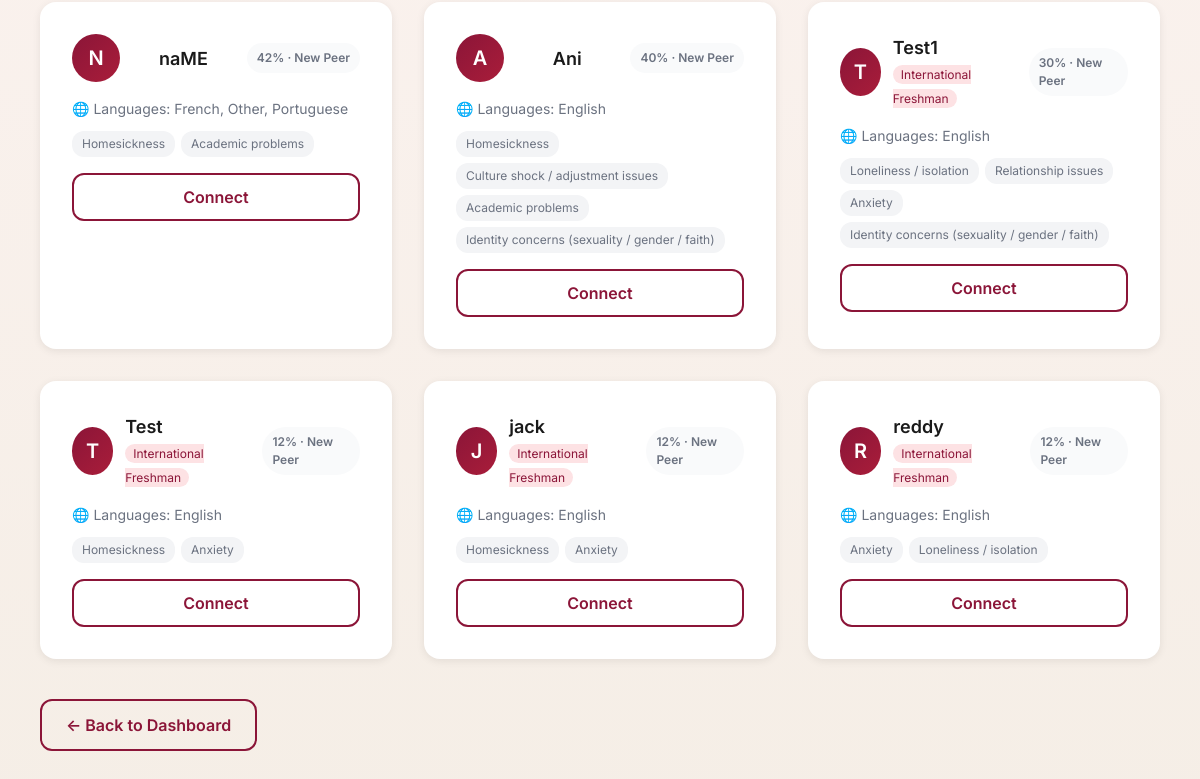
Page /people (signed in, lower part) on the earlier database version.
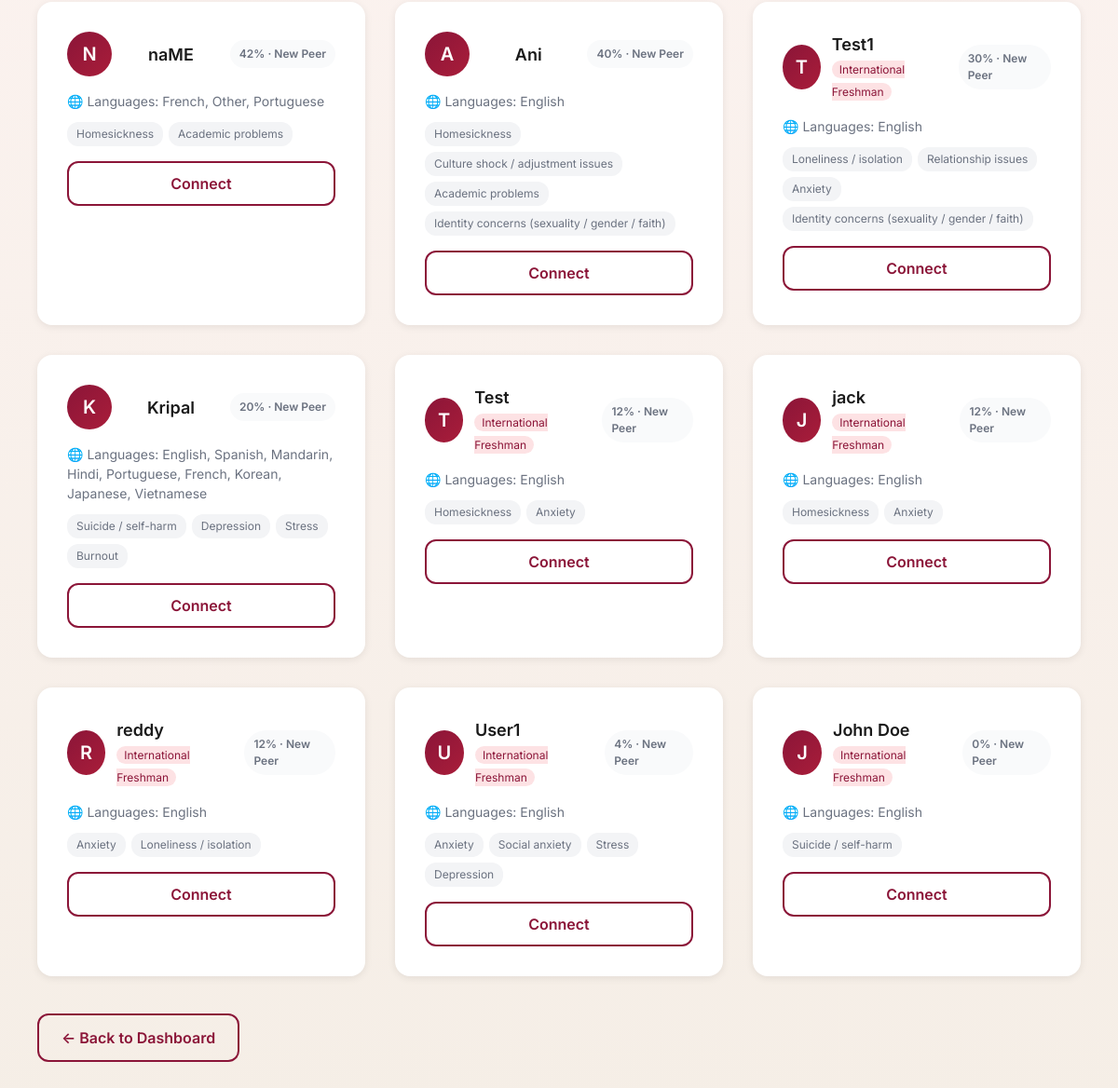
Same page on the later database version.
### tables this page shows
CREATE TABLE profiles (
                user_id INTEGER PRIMARY KEY,
                display_name TEXT,
                is_international_freshman INTEGER DEFAULT 0,
                preferred_language TEXT DEFAULT '',
                primary_challenge TEXT DEFAULT '',
                support_style TEXT DEFAULT 'mixed', support_topics TEXT DEFAULT "", languages TEXT DEFAULT "", cultural_background TEXT DEFAULT "", onboarding_complete INTEGER DEFAULT 0, private_topics TEXT DEFAULT "", graduation_year TEXT DEFAULT "", degree_program TEXT DEFAULT "",
                FOREIGN KEY (user_id) REFERENCES users(id)
            );

### app.py (the view, shortened to what this page needs)
@app.route("/people", methods=["GET"])
@login_required
def people():
    if not session.get("display_name"):
        return redirect(url_for("onboarding"))
    user_id = session.get("user_id")
    search_query = request.args.get("q", "").strip().lower()
    selected_topics = request.args.getlist("topics")
    sort_by = request.args.get("sort", "best")
    filter_challenge = request.args.get("filter", "")
    selected_topics = normalize_topic_ids(selected_topics)
    current_profile = load_profile_from_db(user_id) if user_id else None
    if not current_profile:
        current_profile = get_profile_dict()
    db = get_db()
    all_profiles = db.execute('''
        SELECT p.*, u.username FROM profiles p
        JOIN users u ON p.user_id = u.id
        WHERE p.user_id != ? AND p.display_name IS NOT NULL AND p.display_name != ''
    ''', (user_id,)).fetchall()
    peers = []
    for row in all_profiles:
        challenges = normalize_topic_ids((row['primary_challenge'] or '').split(','))
        support_topics = normalize_topic_ids((row['support_topics'] or '').split(','))
        private_topics = set(normalize_topic_ids((row['private_topics'] or '').split(',')))
        peer_topics = list(dict.fromkeys(challenges + support_topics))
        public_topics = [t for t in peer_topics if t not in private_topics]
        peer_profile = {
            "display_name": row['display_name'] or 'Anonymous',
            "is_international_freshman": bool(row['is_international_freshman']),
            "preferred_language": row['preferred_language'] or '',
            "primary_challenge": challenges,
            "support_topics": support_topics,
            "private_topics": list(private_topics),
            "languages": (row['languages'] or '').split(',') if row['languages'] else [],
            "cultural_background": (row['cultural_background'] or '').split(',') if row['cultural_background'] else [],
            "support_style": row['support_style'] or 'mixed'
        }
        if selected_topics:
            if not set(selected_topics) & set(peer_topics):
                continue
        match_score = calculate_match_score(current_profile, peer_profile)
        if match_score >= 80:
            match_label = "Best Fit"
        elif match_score >= 60:
            match_label = "Good Fit"
        else:
            match_label = "New Peer"
        peers.append({
            "user_id": row['user_id'],
            "display_name": row['display_name'] or 'Anonymous',
            "is_international_freshman": bool(row['is_international_freshman']),
            "preferred_language": row['preferred_language'] or '',
            "primary_challenge": ",".join(peer_topics),
            "public_topics": public_topics,
            "support_style": row['support_style'] or 'mixed',
            "languages": peer_profile.get("languages", []),
            "match_score": match_score,
            "match_label": match_label
        })
    if user_id:
        similar = get_similar_users(user_id, top_n=10, threshold=0.2)
    incoming_requests = get_pending_requests_for_user(user_id)
    if sort_by == "alpha":
        peers.sort(key=lambda p: p.get("display_name", ""))
    elif sort_by == "recent":
        peers.sort(key=lambda p: p.get("user_id", 0), reverse=True)
    else:
        peers.sort(key=lambda p: p.get("match_score", 0), reverse=True)
    recommended_peers = peers[:3]
    return render_template(
        "people.html",
        peers=peers,
        recommended_peers=recommended_peers,
        filter=filter_challenge,
        incoming_requests=incoming_requests,
        username=session.get("username"),
        support_topic_categories=SUPPORT_TOPIC_CATEGORIES,
        support_topic_index=SUPPORT_TOPIC_INDEX,
        selected_topics=selected_topics,
        search_query=search_query,
        sort_by=sort_by
    )

### app.py (called while the page is built, shortened)
def get_db():
    db = getattr(g, '_database', None)
    if db is None:
        db = g._database = sqlite3.connect(DATABASE)
        db.row_factory = sqlite3.Row
    return db

@app.teardown_appcontext
def close_connection(exception):
    db = getattr(g, '_database', None)
    if db is not None:
        db.close()

def login_required(f):
    @wraps(f)
    def decorated_function(*args, **kwargs):
        if not session.get("user_id"):
            return redirect(url_for("login"))
        return f(*args, **kwargs)
    return decorated_function

def normalize_topic_ids(topic_ids):
    legacy_map = {
        "loneliness": "loneliness_isolation",
        "academics": "academic_problems",
        "relationships": "relationship_issues",
        "identity": "identity_concerns",
        "finances": "financial_stress",
    }
    normalized = []
    for raw in topic_ids:
        if not raw:
            continue
        topic = raw.strip()
        topic = legacy_map.get(topic, topic)
        if topic in SUPPORT_TOPIC_INDEX:
            normalized.append(topic)
    return normalized

def get_similar_users(user_id, top_n=5, threshold=0.4):
    user_data = user_embeddings.get(user_id)
    if not user_data:
        return []

def get_pending_requests_for_user(user_id):
    return pending_requests.get(user_id, [])

### templates/people.html (shortened to what this page needs)
{% extends "base.html" %}
{% block content %}
<div class="container" style="padding-top: 180px; padding-bottom: 80px;">
    {% if peers and peers|length > 0 %}
    <div class="steps-grid">
        {% for peer in peers %}
        <div class="step-card">
            <div
                style="display: flex; align-items: center; justify-content: space-between; gap: 12px; margin-bottom: 16px;">
                <div
                    style="width: 48px; height: 48px; background: linear-gradient(135deg, #8B1538, #A91D3A); border-radius: 50%; display: flex; align-items: center; justify-content: center; color: white; font-size: 20px; font-weight: 600;">
                    {{ peer.display_name[0].upper() if peer.display_name else '?' }}
                </div>
                <div>
                    <h3 style="font-size: 18px; font-weight: 600; color: var(--text-primary);">{{ peer.display_name }}
                    </h3>
                    {% if peer.is_international_freshman %}
                    <span
                        style="font-size: 12px; background: var(--pink-light); color: var(--primary-maroon); padding: 2px 8px; border-radius: 12px;">International
                        Freshman</span>
                    {% endif %}
                </div>
                <span
                    style="font-size: 12px; padding: 6px 10px; border-radius: 999px; background: #F9FAFB; color: var(--text-secondary); font-weight: 600;">{{
                    peer.match_score }}% · {{ peer.match_label }}</span>
            </div>
            {% if peer.languages and peer.languages|length > 0 %}
            <p style="font-size: 14px; color: var(--text-secondary); margin-bottom: 8px;">
                🌐 Languages: {{ peer.languages|join(', ') }}
            </p>
            {% elif peer.preferred_language %}
            <p style="font-size: 14px; color: var(--text-secondary); margin-bottom: 8px;">
                🌐 Speaks {{ peer.preferred_language }}
            </p>
            {% endif %}
            {% if peer.public_topics %}
            <div style="display: flex; flex-wrap: wrap; gap: 6px; margin-top: 12px;">
                {% for topic in peer.public_topics[:4] %}
                <span
                    style="font-size: 12px; background: #F3F4F6; color: var(--text-secondary); padding: 4px 10px; border-radius: 12px;">
                    {{ support_topic_index.get(topic, {}).get('label', topic) }}
                </span>
                {% endfor %}
            </div>
            {% endif %}
            <button onclick="connectWithPeer('{{ peer.user_id }}', '{{ peer.display_name }}')" class="btn btn-outline"
                style="width: 100%; margin-top: 16px;">
                Connect
            </button>
        </div>
        {% endfor %}
    </div>
    {% endif %}
    <div style="margin-top: 40px;">
        <a href="{{ url_for('decision') }}" class="btn btn-outline">← Back to Dashboard</a>
    </div>
</div>
{% endblock %}

### templates/base.html (shortened to what this page needs)
<!DOCTYPE html>
<html lang="en">
<head>
    <link rel="stylesheet" href="{{ url_for('static', filename='style.css') }}">
</head>
<body>
    <main>
        {% block content %}{% endblock %}
    </main>
</body>
</html>

### static/style.css (style rules this page uses)
:root { --primary-maroon: #8B1538; --primary-gold: #FFC627; --bg-gradient-start: #FFF5F5; --bg-gradient-end: #F5EEE6; --text-primary: #1A1A1A; --text-secondary: #6B7280; --text-light: #9CA3AF; --text-white: #FFFFFF; --green-mint: #D1FAE5; --green-accent: #10B981; --pink-light: #FDE2E4; --pink-rose: #E11D48; --yellow-soft: #FEF3C7; --shield-green: #86EFAC; --warning-yellow: #FBBF24; --error-red: #EF4444; --success-green: #22C55E; --card-white: #FFFFFF; --overlay-dark: rgba(0, 0, 0, 0.5); --border-gray: #E5E7EB; --font-primary: 'Inter', -apple-system, BlinkMacSystemFont, 'Segoe UI', sans-serif; --text-xs: 12px; --text-sm: 14px; --text-base: 16px; --text-lg: 18px; --text-xl: 20px; --text-2xl: 24px; --text-3xl: 30px; --text-4xl: 36px; --text-5xl: 48px; --text-6xl: 60px; --text-hero: 72px; --font-normal: 400; --font-medium: 500; --font-semibold: 600; --font-bold: 700; --font-extrabold: 800; --leading-tight: 1.2; --leading-normal: 1.5; --leading-relaxed: 1.75; --spacing-1: 4px; --spacing-2: 8px; --spacing-3: 12px; --spacing-4: 16px; --spacing-5: 20px; --spacing-6: 24px; --spacing-8: 32px; --spacing-10: 40px; --spacing-12: 48px; --spacing-16: 64px; --spacing-20: 80px; --spacing-24: 96px; --radius-sm: 4px; --radius-md: 8px; --radius-lg: 12px; --radius-xl: 16px; --radius-2xl: 24px; --radius-full: 9999px; --shadow-sm: 0 1px 2px rgba(0, 0, 0, 0.05); --shadow-md: 0 4px 6px rgba(0, 0, 0, 0.07); --shadow-lg: 0 10px 15px rgba(0, 0, 0, 0.1); --shadow-xl: 0 20px 25px rgba(0, 0, 0, 0.15); --shadow-card: 0 2px 8px rgba(0, 0, 0, 0.08); }
*, *::before, *::after { box-sizing: border-box; margin: 0; padding: 0; }
html { scroll-behavior: smooth; }
body { font-family: var(--font-primary); font-size: var(--text-base); line-height: var(--leading-normal); color: var(--text-primary); background: linear-gradient(180deg, var(--bg-gradient-start) 0%, var(--bg-gradient-end) 100%); min-height: 100vh; }
a { text-decoration: none; color: inherit; }
button { font-family: inherit; cursor: pointer; border: none; background: none; }
.steps-grid { display: grid; grid-template-columns: repeat(3, 1fr); gap: 32px; }
.step-card { background: var(--card-white); border-radius: var(--radius-xl); padding: 32px; box-shadow: var(--shadow-card); transition: all 300ms ease; position: relative; }
.container { max-width: 1280px; margin: 0 auto; padding: 0 40px; }
.btn { display: inline-flex; align-items: center; justify-content: center; gap: 8px; padding: 12px 24px; font-size: var(--text-base); font-weight: var(--font-semibold); border-radius: var(--radius-lg); transition: all 250ms ease; cursor: pointer; }
.btn-outline { background: transparent; color: var(--primary-maroon); border: 2px solid var(--primary-maroon); }

Differences in the rows shown:
added profiles: display_name "K", display_name "Kripal", match_score "20", match_label "New Peer", languages "English, Spanish, Mandarin, Hindi, Portuguese, French, Korean, Japanese, Vietnamese", get "Suicide / self-harm" "Depression" "Stress" "Burnout"
added profiles: display_name "U", display_name "User1", is_international_freshman "International Freshman", match_score "4", match_label "New Peer", languages "English", get "Anxiety" "Social anxiety" "Stress" "Depression"
added profiles: display_name "J", display_name "John Doe", is_international_freshman "International Freshman", match_score "0", match_label "New Peer", languages "English", get "Suicide / self-harm"
